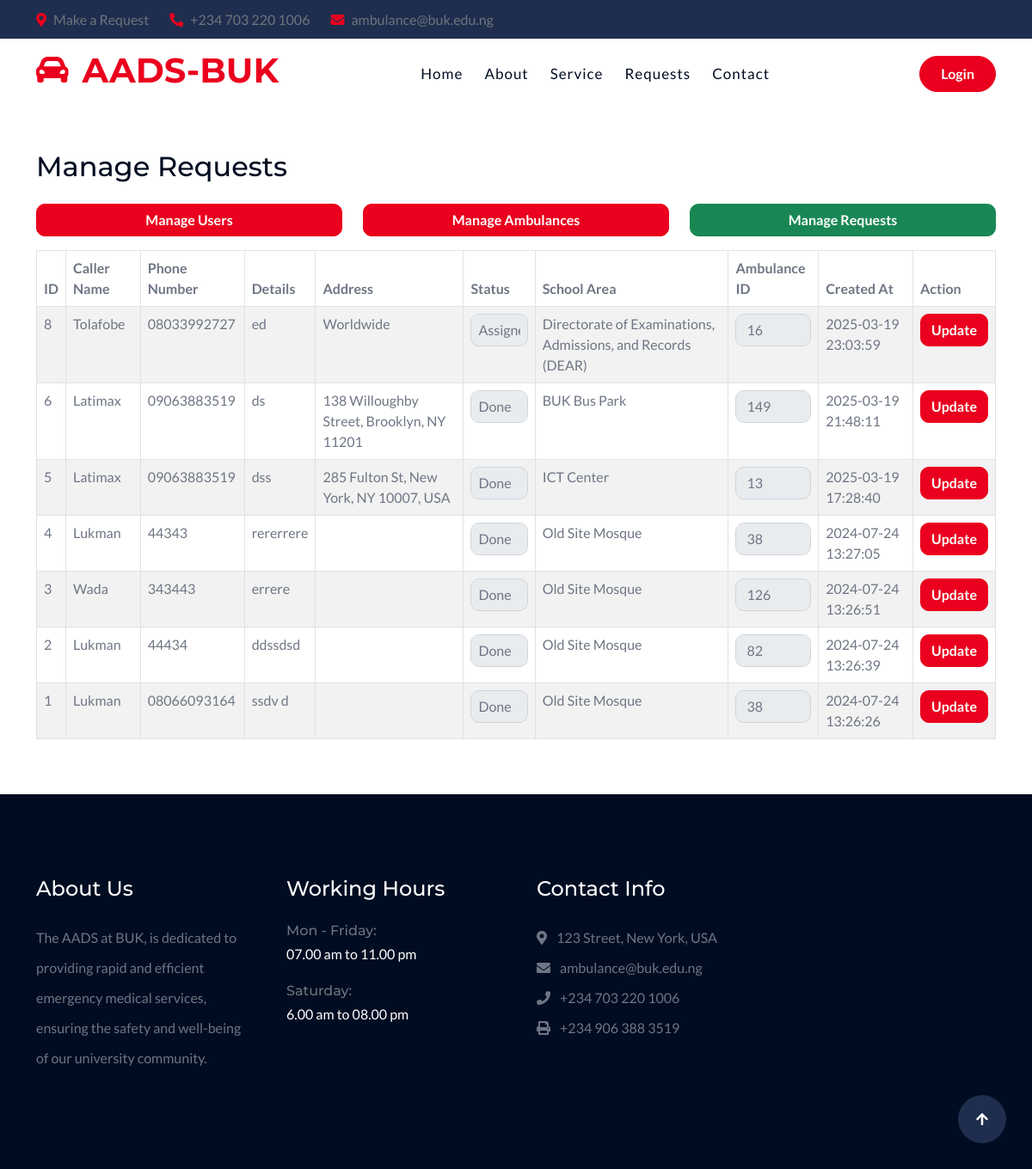
The page /manage_requests.php on the database its author committed.
### tables this page shows
CREATE TABLE `requests` (
  `id` int(11) NOT NULL,
  `caller_name` varchar(255) NOT NULL,
  `phone_number` varchar(15) NOT NULL,
  `details` text NOT NULL,
  `status` varchar(50) DEFAULT 'Pending',
  `school_area_id` int(11) NOT NULL,
  `ambulance_id` int(11) DEFAULT NULL,
  `created_at` timestamp NOT NULL DEFAULT current_timestamp(),
  `done` tinyint(1) DEFAULT 0,
  `address` varchar(255) DEFAULT NULL
);

CREATE TABLE `school_areas` (
  `id` int(11) NOT NULL,
  `name` varchar(255) NOT NULL
);

CREATE TABLE `ambulances` (
  `id` int(11) NOT NULL,
  `school_area_id` int(11) NOT NULL,
  `plate_number` varchar(50) NOT NULL,
  `availability` tinyint(1) NOT NULL DEFAULT 1
);

### manage_requests.php (the view, shortened to what this page needs)
<?php
$page = 'manage_requests';
include 'header.php';
include 'navbar.php';
?>
<div class="container my-5">
    <h2 class="mb-4">Manage Requests</h2>
    <div class="row">
            <div class="col-md-4">
                <a href="users.php" class="btn btn-primary w-100 mb-3">Manage Users</a>
            </div>
            <div class="col-md-4">
                <a href="manage_ambulances.php" class="btn btn-primary w-100 mb-3">Manage Ambulances</a>
            </div>
            <div class="col-md-4">
                <a href="manage_requests.php" class="btn btn-success w-100 mb-3">Manage Requests</a>
            </div>
        </div>
    <div class="table-responsive">
        <table class="table table-striped table-bordered">
            <thead class="thead-dark">
                <tr>
                    <th>ID</th>
                    <th>Caller Name</th>
                    <th>Phone Number</th>
                    <th>Details</th>
                    <th>Address</th>
                    <th>Status</th>
                    <th>School Area</th>
                    <th>Ambulance ID</th>
                    <th>Created At</th>
                    <th>Action</th>
                </tr>
            </thead>
            <tbody>
                <?php
                $stmt = $pdo->query('SELECT requests.*, school_areas.name AS school_area_name FROM requests INNER JOIN school_areas ON requests.school_area_id = school_areas.id ORDER BY created_at DESC');
                while ($row = $stmt->fetch()) {
                    echo '<tr>';
                    echo '<td>' . htmlspecialchars($row['id']) . '</td>';
                    echo '<td>' . htmlspecialchars($row['caller_name']) . '</td>';
                    echo '<td>' . htmlspecialchars($row['phone_number']) . '</td>';
                    echo '<td>' . htmlspecialchars($row['details']) . '</td>';
                    echo '<td>' . htmlspecialchars($row['address']) . '</td>';
                    echo '<td>
                            <form method="post">
                                <input type="hidden" name="request_id" value="' . htmlspecialchars($row['id']) . '">
                                <select name="status" class="form-control px-2">
                                    <option value="Not assigned"' . ($row['status'] === 'Not assigned' ? ' selected' : '') . '>Not assigned</option>
                                    <option value="Assigned"' . ($row['status'] === 'Assigned' ? ' selected' : '') . '>Assigned</option>
                                    <option value="On hold"' . ($row['status'] === 'On hold' ? ' selected' : '') . '>On hold</option>
                                    <option value="Done"' . ($row['status'] === 'Done' ? ' selected' : '') . '>Done</option>
                                </select>
                          </td>';
                    echo '<td>' . htmlspecialchars($row['school_area_name']) . '</td>';
                    echo '<td>
                            <select name="ambulance_id" class="form-control">';
                    $ambulanceStmt = $pdo->query('SELECT id FROM ambulances');
                    while ($ambulance = $ambulanceStmt->fetch()) {
                        echo '<option value="' . htmlspecialchars($ambulance['id']) . '"' . ($row['ambulance_id'] == $ambulance['id'] ? ' selected' : '') . '>' . htmlspecialchars($ambulance['id']) . '</option>';
                    }
                    echo '</select>
                          </td>';
                    echo '<td>' . htmlspecialchars($row['created_at']) . '</td>';
                    echo '<td><button type="submit" class="btn btn-primary">Update</button></form></td>';
                    echo '</tr>';
                }
                ?>
            </tbody>
        </table>
    </div>
</div>
<?php include 'footer.php'; ?>

### header.php (shortened to what this page needs)
<!DOCTYPE html>
<html lang="en">
    <head>
        <link rel="stylesheet" href="https://use.fontawesome.com/releases/v5.15.4/css/all.css"/>
        <link href="https://cdn.jsdelivr.net/npm/bootstrap-icons@1.4.1/font/bootstrap-icons.css" rel="stylesheet">
        <link href="assets/lib/animate/animate.min.css" rel="stylesheet">
        <link href="assets/lib/owlcarousel/assets/owl.carousel.min.css" rel="stylesheet">
        <link href="assets/css/bootstrap.min.css" rel="stylesheet">
        <link href="assets/css/style.css" rel="stylesheet">
    </head>

### navbar.php (shortened to what this page needs)
<body>
    <div class="container-fluid topbar bg-secondary d-none d-xl-block w-100">
        <div class="container">
            <div class="row gx-0 align-items-center" style="height: 45px;">
                <div class="col-lg-6 text-center text-lg-start mb-lg-0">
                    <div class="d-flex flex-wrap">
                        <a href="requests.php" class="text-muted me-4"><i class="fas fa-map-marker-alt text-primary me-2"></i>Make a Request</a>
                        <a href="tel:+234 703 220 1006" class="text-muted me-4"><i class="fas fa-phone-alt text-primary me-2"></i>+234 703 220 1006</a>
                        <a href="mailto:ambulance@buk.edu.ng" class="text-muted me-0"><i class="fas fa-envelope text-primary me-2"></i>ambulance@buk.edu.ng</a>
                    </div>
                </div>
            </div>
        </div>
    </div>
    <div class="container-fluid nav-bar sticky-top px-0 px-lg-4 py-2 py-lg-0">
        <div class="container">
            <nav class="navbar navbar-expand-lg navbar-light">
                <a href="" class="navbar-brand p-0">
                    <h1 class="display-6 text-primary"><i class="fas fa-car-alt me-3"></i></i>AADS-BUK</h1>
                </a>
                <div class="collapse navbar-collapse" id="navbarCollapse">
                    <div class="navbar-nav mx-auto py-0">
                        <a href="index.php" class="nav-item nav-link <?php echo $page == 'home' ?  'active' : ''; ?>">Home</a>
                        <?php if (isset($_SESSION['role_id']) && $_SESSION['role_id'] == 1) : ?>
                            <a href="users.php" class="nav-item nav-link <?php echo $page == 'users' ?  'active' : ''; ?>">Manage Users</a>
                            <a href="manage_ambulances.php" class="nav-item nav-link <?php echo $page == 'manage_ambulances' ?  'active' : ''; ?>">Manage Ambulances</a>
                            <a href="manage_requests.php" class="nav-item nav-link <?php echo $page == 'manage_requests' ?  'active' : ''; ?>">Manage Requests</a>
                        <?php else : ?>
                            <a href="about.php" class="nav-item nav-link <?php echo $page == 'about' ?  'active' : ''; ?>">About</a>
                            <a href="service.php" class="nav-item nav-link <?php echo $page == 'service' ?  'active' : ''; ?>">Service</a>
                            <a href="requests.php" class="nav-item nav-link <?php echo $page == 'requests' ?  'active' : ''; ?>">Requests</a>
                        <?php endif; ?>
                        <a href="contact.php" class="nav-item nav-link <?php echo $page == 'contact' ?  'active' : ''; ?> ">Contact</a>
                    </div>
                    <?php if (isset($_SESSION['role_id'])) : ?>
                        <a href="logout.php" class="btn btn-primary rounded-pill py-2 px-4">Logout</a>
                    <?php else : ?>
                        <a href="login.php" class="btn btn-primary rounded-pill py-2 px-4">Login</a>
                    <?php endif; ?>
                </div>
            </nav>
        </div>
    </div>

### footer.php (shortened to what this page needs)
<div class="container-fluid footer py-5 wow fadeIn" data-wow-delay="0.2s">
    <div class="container py-5">
        <div class="row g-5">
            <div class="col-md-6 col-lg-6 col-xl-3">
                <div class="footer-item d-flex flex-column">
                    <div class="footer-item">
                        <h4 class="text-white mb-4">About Us</h4>
                        <p class="mb-3">The AADS at BUK, is dedicated to providing rapid and efficient emergency medical services, ensuring the safety and well-being of our university community.</p>
                    </div>
                </div>
            </div>
            <div class="col-md-6 col-lg-6 col-xl-3">
                <div class="footer-item d-flex flex-column">
                    <h4 class="text-white mb-4">Working Hours</h4>
                    <div class="mb-3">
                        <h6 class="text-muted mb-0">Mon - Friday:</h6>
                        <p class="text-white mb-0">07.00 am to 11.00 pm</p>
                    </div>
                    <div class="mb-3">
                        <h6 class="text-muted mb-0">Saturday:</h6>
                        <p class="text-white mb-0">6.00 am to 08.00 pm</p>
                    </div>
                </div>
            </div>
            <div class="col-md-6 col-lg-6 col-xl-3">
                <div class="footer-item d-flex flex-column">
                    <h4 class="text-white mb-4">Contact Info</h4>
                    <a href="#"><i class="fa fa-map-marker-alt me-2"></i> 123 Street, New York, USA</a>
                    <a href="mailto:ambulance@buk.edu.ng"><i class="fas fa-envelope me-2"></i> ambulance@buk.edu.ng</a>
                    <a href="tel:+234 703 220 1006"><i class="fas fa-phone me-2"></i> +234 703 220 1006</a>
                    <a href="tel:+234 906 388 3519" class="mb-3"><i class="fas fa-print me-2"></i> +234 906 388 3519</a>
                </div>
            </div>
        </div>
    </div>
</div>
<a href="#" class="btn btn-secondary btn-lg-square rounded-circle back-to-top"><i class="fa fa-arrow-up"></i></a>
</body>
</html>

### assets/css/style.css (style rules this page uses)
.back-to-top { position: fixed; right: 30px; bottom: 30px; transition: 0.5s; z-index: 99; }
.btn { font-weight: 600; transition: .5s; }
.btn-lg-square { width: 56px; height: 56px; }
.btn-square, .btn-sm-square, .btn-md-square, .btn-lg-square, .btn-xl-square { padding: 0; display: flex; align-items: center; justify-content: center; font-weight: normal; }
.btn.btn-primary { color: var(--bs-white); }
.btn.btn-secondary { color: var(--bs-white); }
.nav-bar { background: var(--bs-white); }
.sticky-top { transition: 1s; }
.navbar-light .navbar-nav .nav-link { position: relative; margin-right: 25px; padding: 35px 0; letter-spacing: 1px; color: var(--bs-dark); font-size: 17px; font-weight: 500; outline: none; transition: .5s; }
.sticky-top .navbar-light .navbar-nav .nav-link { padding: 20px 0; color: var(--bs-dark); }
.footer { background: var(--bs-dark); }
.footer .footer-item a { line-height: 35px; color: var(--bs-body); transition: 0.5s; }
.footer .footer-item p { line-height: 35px; }

### rows shown on the page
requests: id "8", caller_name "Tolafobe", phone_number "08033992727", details "ed", address "Worldwide", status "Assigned", school_area.name "Directorate of Examinations, Admissions, and Records (DEAR)", ambulance_id "16", created_at "2025-03-19 23:03:59"
requests: id "6", caller_name "Latimax", phone_number "09063883519", details "ds", address "138 Willoughby Street, Brooklyn, NY 11201", status "Done", school_area.name "BUK Bus Park", ambulance_id "149", created_at "2025-03-19 21:48:11"
requests: id "5", caller_name "Latimax", phone_number "09063883519", details "dss", address "285 Fulton St, New York, NY 10007, USA", status "Done", school_area.name "ICT Center", ambulance_id "13", created_at "2025-03-19 17:28:40"
requests: id "4", caller_name "Lukman", phone_number "44343", details "rererrere", status "Done", school_area.name "Old Site Mosque", ambulance_id "38", created_at "2024-07-24 13:27:05"
requests: id "3", caller_name "Wada", phone_number "343443", details "errere", status "Done", school_area.name "Old Site Mosque", ambulance_id "126", created_at "2024-07-24 13:26:51"
requests: id "2", caller_name "Lukman", phone_number "44434", details "ddssdsd", status "Done", school_area.name "Old Site Mosque", ambulance_id "82", created_at "2024-07-24 13:26:39"
requests: id "1", caller_name "Lukman", phone_number "08066093164", details "ssdv d", status "Done", school_area.name "Old Site Mosque", ambulance_id "38", created_at "2024-07-24 13:26:26"
